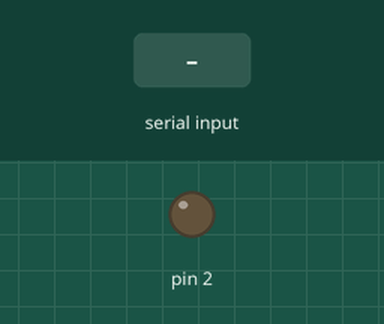
This sketch was run on a simulated Arduino Uno, built with avr-gcc and run on an emulated ATmega328P. On the bench: output pins drawn as LEDs (lit = HIGH). Inputs (shaded band) come from the test bench.

Above: at 1.2 s.
1.3 s: "A" received over Serial
At 2.3 s:
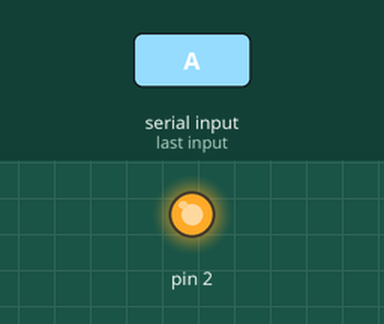
2.8 s: "B" received over Serial
At 3.4 s:
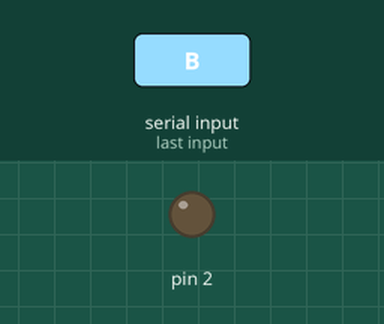
Timing chart, 0 to 5.8 s (numbered marks = the images above; inputs shaded):
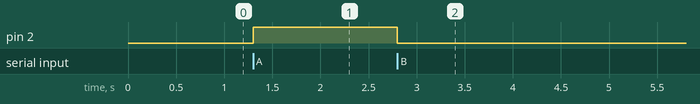

The sketch:

sketch_oct08a.ino
```cpp
//#include <HID.h>

void setup() {
  pinMode(2,OUTPUT);
  Serial.begin(9600);


}

void loop() {
  int n = Serial.available();


  if(n>0){
  char x = Serial.read();
  if(x=='A'){
    digitalWrite(2,HIGH);

  }

  if(x=='B'){
    digitalWrite(2,LOW);
  }


  }


  }
```

Measured:
- after the input at 1.3 s, pin 2: LOW → HIGH at once
- after the input at 2.8 s, pin 2: HIGH → LOW at once
